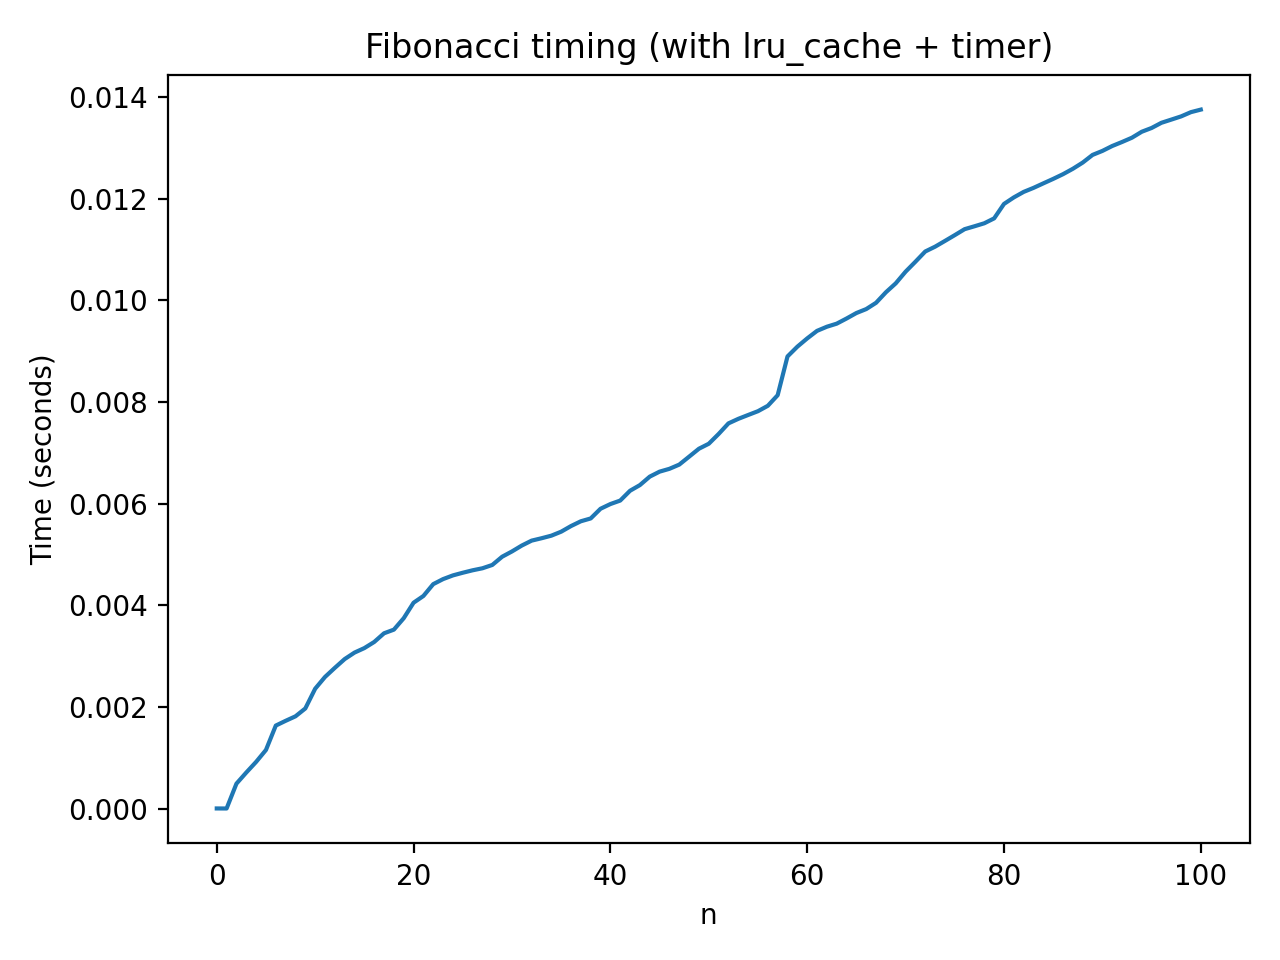

The script that saved this image:
# fib.py

import time
from functools import lru_cache
import matplotlib.pyplot as plt


def timer(func):
    timings = {}

    def wrapper(n: int) -> int:
        start = time.perf_counter()
        result = func(n)
        elapsed = time.perf_counter() - start

        print(f"Finished in {elapsed:.8f}s: f({n}) -> {result}")
        timings[n] = elapsed
        return result

    wrapper._timings = timings  # store timings on wrapper
    return wrapper


@lru_cache(maxsize=None)
@timer
def fib(n: int) -> int:
    if n < 2:
        return n
    return fib(n - 1) + fib(n - 2)


if __name__ == "__main__":
    fib(100)

    # timings are stored on the timer wrapper, which is fib.__wrapped__
    t = fib.__wrapped__._timings  # dict: n -> seconds

    xs = sorted(t.keys())
    ys = [t[n] for n in xs]

    plt.figure()
    plt.plot(xs, ys)
    plt.xlabel("n")
    plt.ylabel("Time (seconds)")
    plt.title("Fibonacci timing (with lru_cache + timer)")
    plt.tight_layout()
    plt.savefig("fib.png", dpi=200)
    plt.close()
